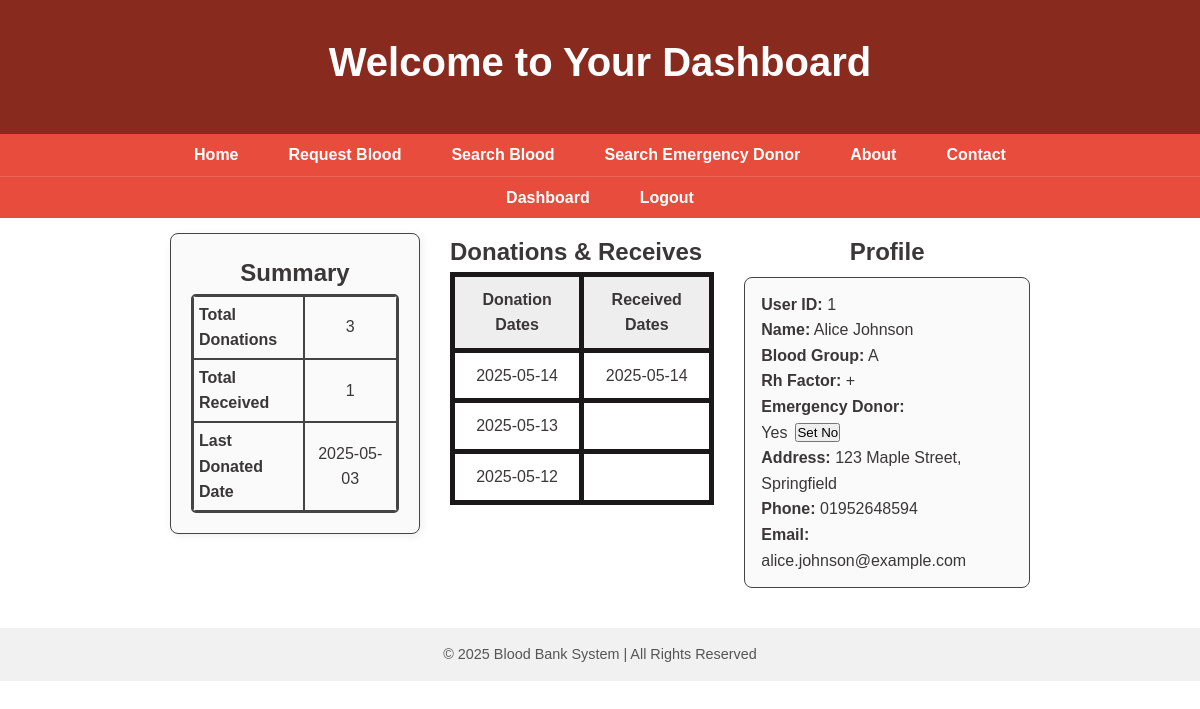
Screenshot of /user_dashboard.php (signed in) with the database file from the repository.
### tables this page shows
CREATE TABLE `user` (
  `user_id` int(11) NOT NULL,
  `name` varchar(100) NOT NULL,
  `blood_group` varchar(3) NOT NULL,
  `rh_factor` varchar(5) NOT NULL,
  `is_emergency_donor` varchar(3) DEFAULT NULL,
  `last_donated` date DEFAULT NULL,
  `address` varchar(255) DEFAULT NULL,
  `phone` varchar(15) DEFAULT NULL,
  `email` varchar(100) DEFAULT NULL,
  `password` varchar(30) NOT NULL
);

CREATE TABLE `records` (
  `record_id` int(11) NOT NULL,
  `user_id` int(11) DEFAULT NULL,
  `role` varchar(10) DEFAULT NULL,
  `status` varchar(11) DEFAULT NULL,
  `date` date DEFAULT NULL,
  `receiver_id` int(11) DEFAULT NULL,
  `receive_date` date DEFAULT NULL
);

### user_dashboard.php (the view, shortened to what this page needs)
<?php
include('db_connect.php');
$website_role = $_SESSION['website_role'] ?? null;
$user_id = $_SESSION['user_id'];
$stmt = $conn->prepare("SELECT last_donated, name, blood_group, rh_factor, is_emergency_donor, address, phone, email FROM user WHERE user_id = ?");
$stmt->bind_param("i", $user_id);
$stmt->execute();
$stmt->bind_result($last_donated, $name, $blood_group, $rh_factor, $is_emergency_donor, $address, $phone, $email);
$stmt = $conn->prepare("SELECT COUNT(*) FROM records WHERE user_id = ? AND role = 'donation'");
$stmt->bind_param("i", $user_id);
$stmt->execute();
$stmt->bind_result($total_donation);
$stmt = $conn->prepare("SELECT COUNT(*) FROM records WHERE receiver_id = ?");
$stmt->bind_param("i", $user_id);
$stmt->execute();
$stmt->bind_result($total_donations_received);
$stmt = $conn->prepare("SELECT date FROM records WHERE user_id = ? AND role = 'donation' ORDER BY date DESC");
$stmt->bind_param("i", $user_id);
$stmt->execute();
$stmt->bind_result($donation_date);
$donation_dates = [];
while ($stmt->fetch()) {
    $donation_dates[] = $donation_date;
}
$stmt = $conn->prepare("SELECT receive_date FROM records WHERE receiver_id = ? AND receive_date IS NOT NULL ORDER BY receive_date DESC");
$stmt->bind_param("i", $user_id);
$stmt->execute();
$stmt->bind_result($received_date);
$received_dates = [];
while ($stmt->fetch()) {
    $received_dates[] = $received_date;
}
?>
<!DOCTYPE html>
<html>
<head>
    <link rel="stylesheet" href="style.css" />
</head>
<body>
<?php if ($website_role  === 'admin'): ?>
 <header>
    <h1>Dashboard of User ID : <?php echo $user_id ?></h1>
 </header>
<?php else: ?>
 <header>
    <h1>Welcome to Your Dashboard</h1>
 </header>
<?php endif; ?>
<nav class="multi-row-nav">
  <div class="nav-row nav-row-1">
    <a href="index.php">Home</a>
    <a href="request_blood.php">Request Blood</a>
    <a href="blood_stock_search.php">Search Blood</a>
    <a href="search_emergency_donor.php">Search Emergency Donor</a>
    <a href="about.php">About</a>
    <a href="contact.php">Contact</a>
   </div>
   <div class="nav-row nav-row-2">
    <?php if ($website_role  === 'admin'): ?>
      <a href="record_donation.php">Record Donation</a>
      <a href="record_received.php">Record Received</a>
      <a href="Records.php">All Records</a>
      <a href="search_user.php">Seach User</a>
      <a href="register.php">Register User</a>
	  <a href="admin_dashboard.php">Show Requests</a>
      <a href="logout.php">Logout</a>
   </div>
   <div class="nav-row nav-row-1">
    <?php elseif ($website_role  === 'user'): ?>
      <a href="user_dashboard.php">Dashboard</a>
      <a href="logout.php">Logout</a>
   </div>
    <?php endif; ?>
</nav>
<div class="dashboard-container">
    <div class="dashboard-left">
        <h2 style="text-align:center;">Summary</h2>
        <table class="dashboard-table">
            <tr>
                <th>Total Donations</th>
                <td><?php echo $total_donation ?: 0; ?></td>
            </tr>
            <tr>
                <th>Total Received</th>
                <td><?php echo $total_donations_received ?: 0; ?></td>
            </tr>
            <tr>
                <th>Last Donated Date</th>
                <td><?php echo $last_donated ?: 'N/A'; ?></td>
            </tr>
        </table>
    </div>
    <div class="dashboard-middle">
        <h2>Donations & Receives</h2>
        <table class="dashboard-table">
            <tr>
                <th>Donation Dates</th>
                <th>Received Dates</th>
            </tr>
            <?php
            $max_rows = max(count($donation_dates), count($received_dates));
            for ($i = 0; $i < $max_rows; $i++): ?>
            <tr>
                <td><?php echo isset($donation_dates[$i]) ? htmlspecialchars($donation_dates[$i]) : ''; ?></td>
                <td><?php echo isset($received_dates[$i]) ? htmlspecialchars($received_dates[$i]) : ''; ?></td>
            </tr>
            <?php endfor; ?>
        </table>
    </div>
    <div class="dashboard-right">
      <h2 style="text-align:center;">Profile</h2>
      <div class="profile-details">
        <p><strong>User ID:</strong> <?php echo htmlspecialchars($user_id); ?></p>
        <p><strong>Name:</strong> <?php echo htmlspecialchars($name); ?></p>
        <p><strong>Blood Group:</strong> <?php echo htmlspecialchars($blood_group); ?></p>
        <p><strong>Rh Factor:</strong> <?php echo htmlspecialchars($rh_factor); ?></p>
        <p class="emergency-row">
            <strong>Emergency Donor:</strong>
            <form method="post" style="display:flex;align-items:center;gap:8px;margin:0;">
                <span><?php echo htmlspecialchars($is_emergency_donor ? ucfirst($is_emergency_donor) : 'No'); ?></span>
                <button class="emergency-toggle-btn" type="submit">
                    Set <?php echo (strtolower($is_emergency_donor) === 'yes') ? 'No' : 'Yes'; ?>
                </button>
            </form>
        </p>
        <p><strong>Address:</strong> <?php echo htmlspecialchars($address); ?></p>
        <p><strong>Phone:</strong> <?php echo htmlspecialchars($phone); ?></p>
        <p><strong>Email:</strong> <?php echo htmlspecialchars($email); ?></p>
      </div>
    </div>
</div>
<footer>
    <p>&copy; 2025 Blood Bank System | All Rights Reserved</p>
</footer>
</body>
</html>

### style.css (style rules this page uses)
* { margin: 0; padding: 0; box-sizing: border-box; }
body { font-family: Arial, sans-serif; background-color: white ; color: #3a3737; line-height: 1.6; }
header { background-color: #892a1f; color: white; text-align: center; padding: 30px 20px; }
header h1 { font-size: 2.5rem; margin-bottom: 10px; }
nav { background-color: #e74c3c; text-align: center; padding: 10px 0; }
nav a { color: white; text-decoration: none; margin: 0 15px; font-weight: bold; transition: 0.3s ease; }
.multi-row-nav { background-color: #e74c3c; padding: 0; width: 100%; }
.nav-row { display: flex; justify-content: center; gap: 20px; padding: 8px 0; flex-wrap: wrap; }
.nav-row a { color: white; text-decoration: none; font-weight: bold; transition: 0.3s ease; }
.nav-row-1 { border-bottom: 1px solid #fff2; }
table, th, td { border: 5px solid #1a1818; border-collapse: collapse; }
th, td { padding: 10px; text-align: center; }
th { background: #eee; }
footer { background-color: #f1f1f1; text-align: center; padding: 15px 0; margin-top: 40px; font-size: 0.9rem; color: #555; }
.dashboard-container { display: flex; justify-content: space-between; align-items:flex-start; gap: 30px; margin: 15px auto 0 auto; min-width:600px; max-width: 900px; padding: 0 20px; border-radius: 8px; min-height:250px; }
.profile-details { border: 1px solid #444; border-radius: 8px; padding: 14px 16px; background: #fafafa; margin-top: 5px; }

### rows the page displays
user: last_donated "2025-05-03", name "Alice Johnson", blood_group "A", rh_factor "+", is_emergency_donor "Yes", address "123 Maple Street, Springfield", phone "01952648594", email "alice.johnson@example.com"
records: i "2025-05-14", receive_date "2025-05-14"

### other values shown
$total_donation ?: 0 "3"
$total_donations_received ?: 0 "1"
$donation_dates[$i] "2025-05-13"
$donation_dates[$i] "2025-05-12"
$user_id "1"
